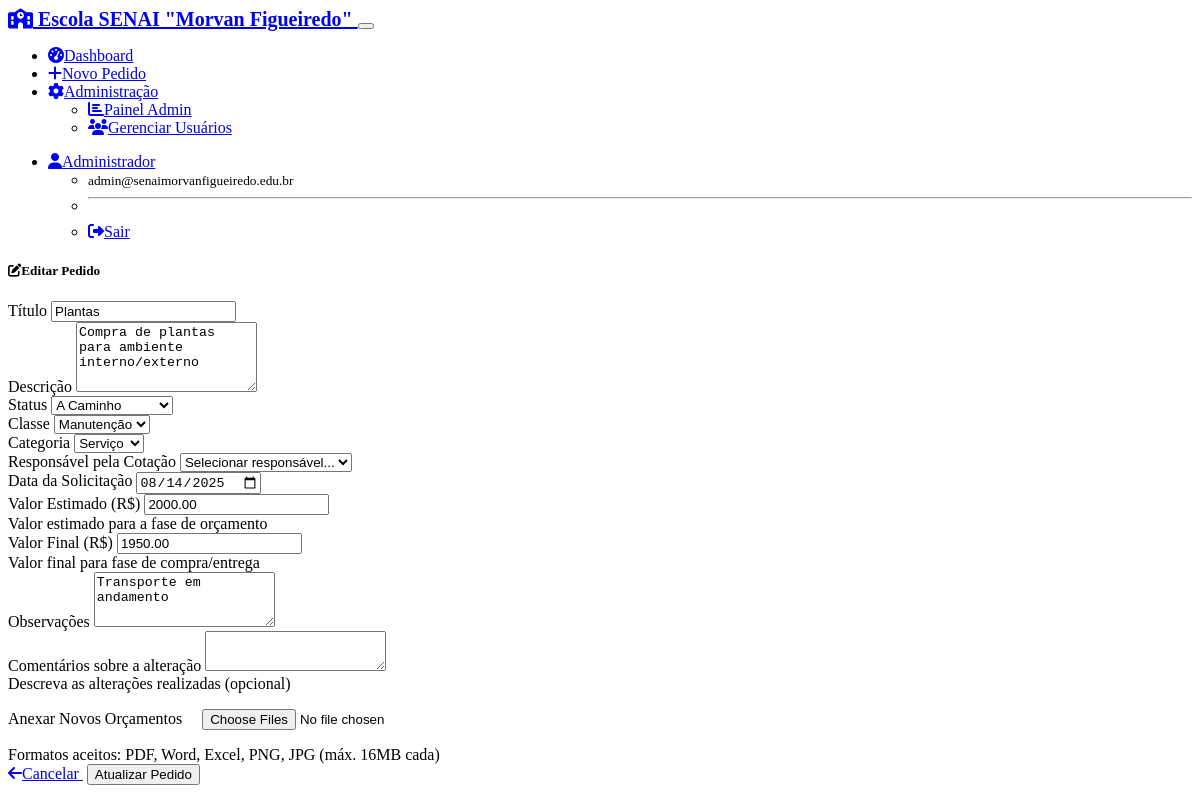
The page /request/12/edit (signed in) on the database its author committed.
### models.py (models this page shows, shortened)
class User(UserMixin, db.Model):
    id = db.Column(db.Integer, primary_key=True)
    username = db.Column(db.String(64), unique=True, nullable=False)
    email = db.Column(db.String(120), unique=True, nullable=False)
    full_name = db.Column(db.String(120), nullable=False)
    password_hash = db.Column(db.String(256))
    needs_password_reset = db.Column(db.Boolean, default=False, nullable=False)
    is_admin = db.Column(db.Boolean, default=False, nullable=False)
    active = db.Column(db.Boolean, default=True, nullable=False)
    created_at = db.Column(db.DateTime, default=datetime.utcnow)
    @property
    def is_active(self):
        return self.active
    acquisition_requests = db.relationship('AcquisitionRequest', foreign_keys='AcquisitionRequest.created_by_id', backref='creator', lazy='dynamic')
    assigned_requests = db.relationship('AcquisitionRequest', foreign_keys='AcquisitionRequest.responsible_id', backref='responsible', lazy='dynamic')
    status_changes = db.relationship('StatusChange', backref='changed_by_user', lazy='dynamic')

class AcquisitionRequest(db.Model):
    id = db.Column(db.Integer, primary_key=True)
    title = db.Column(db.String(200), nullable=False)
    description = db.Column(db.Text, nullable=False)
    status = db.Column(db.String(50), nullable=False, default='orcamento')
    observations = db.Column(db.Text)
    estimated_value = db.Column(db.Numeric(10, 2))  # Valor estimado para fase de orçamento
    final_value = db.Column(db.Numeric(10, 2))      # Valor final para fase de compra/entrega
    request_date = db.Column(db.Date, nullable=False, default=date.today)
    classe = db.Column(db.String(50), nullable=False, default='ensino')  # Ensino ou Manutenção
    categoria = db.Column(db.String(50), nullable=False, default='material')  # Serviço ou Material
    created_at = db.Column(db.DateTime, default=datetime.utcnow)
    updated_at = db.Column(db.DateTime, default=datetime.utcnow, onupdate=datetime.utcnow)
    created_by_id = db.Column(db.Integer, db.ForeignKey('user.id'), nullable=False)
    responsible_id = db.Column(db.Integer, db.ForeignKey('user.id'))
    attachments = db.relationship('Attachment', backref='request', lazy='dynamic', cascade='all, delete-orphan')
    status_changes = db.relationship('StatusChange', backref='request', lazy='dynamic', cascade='all, delete-orphan')
    STATUS_CHOICES = [
        ('orcamento', 'Orçamento'),
        ('fase_compra', 'Fase de Compra'),
        ('a_caminho', 'A Caminho'),
        ('finalizado', 'Finalizado')
    ]
    CLASSE_CHOICES = [
        ('ensino', 'Ensino'),
        ('manutencao', 'Manutenção')
    ]
    CATEGORIA_CHOICES = [
        ('material', 'Material'),
        ('servico', 'Serviço')
    ]

### routes.py (the view, shortened to what this page needs)
@app.route('/request/<int:id>/edit', methods=['GET', 'POST'])
@login_required
def edit_request(id):
    request_obj = AcquisitionRequest.query.get_or_404(id)
    if not current_user.is_admin and request_obj.created_by_id != current_user.id:
        flash('Você não tem permissão para editar este pedido.', 'danger')
        return redirect(url_for('view_request', id=id))
    form = EditRequestForm(obj=request_obj)
    if request_obj.responsible_id:
        form.responsible_id.data = request_obj.responsible_id
    return render_template('request_form.html', form=form, request_obj=request_obj, title='Editar Pedido')

### app.py (called while the page is built)
@login_manager.user_loader
def load_user(user_id):
    from models import User
    return User.query.get(int(user_id))

### templates/request_form.html (shortened to what this page needs)
{% extends "base.html" %}
{% block content %}
<div class="row justify-content-center">
    <div class="col-lg-8">
        <div class="card">
            <div class="card-header">
                <h5 class="mb-0">
                    <i class="fas fa-{{ 'edit' if request_obj else 'plus' }} me-2"></i>{{ title }}
                </h5>
            </div>
            <div class="card-body">
                <form method="POST" enctype="multipart/form-data">
                    <div class="row mb-3">
                        <div class="col-12">
                            {{ form.title.label(class="form-label") }}
                            {{ form.title(class="form-control" + (" is-invalid" if form.title.errors else "")) }}
                        </div>
                    </div>
                    <div class="row mb-3">
                        <div class="col-12">
                            {{ form.description.label(class="form-label") }}
                            {{ form.description(class="form-control", rows="4") }}
                        </div>
                    </div>
                    <div class="row mb-3">
                        <div class="col-md-4">
                            {% if form.status %}
                                {{ form.status.label(class="form-label") }}
                                {{ form.status(class="form-select") }}
                            {% endif %}
                        </div>
                        <div class="col-md-4">
                            {{ form.classe.label(class="form-label") }}
                            {{ form.classe(class="form-select") }}
                        </div>
                        <div class="col-md-4">
                            {{ form.categoria.label(class="form-label") }}
                            {{ form.categoria(class="form-select") }}
                        </div>
                    </div>
                    <div class="row mb-3">
                        <div class="col-md-6">
                            {{ form.responsible_id.label(class="form-label") }}
                            {{ form.responsible_id(class="form-select") }}
                        </div>
                        <div class="col-md-6">
                            {{ form.request_date.label(class="form-label") }}
                            {{ form.request_date(class="form-control") }}
                        </div>
                    </div>
                    <div class="row mb-3">
                        <div class="col-md-6">
                            {{ form.estimated_value.label(class="form-label") }}
                            {{ form.estimated_value(class="form-control", step="0.01", placeholder="0.00") }}
                            <div class="form-text">Valor estimado para a fase de orçamento</div>
                        </div>
                        <div class="col-md-6">
                            {{ form.final_value.label(class="form-label") }}
                            {{ form.final_value(class="form-control", step="0.01", placeholder="0.00") }}
                            <div class="form-text">Valor final para fase de compra/entrega</div>
                        </div>
                    </div>
                    <div class="row mb-3">
                        <div class="col-12">
                            {{ form.observations.label(class="form-label") }}
                            {{ form.observations(class="form-control", rows="3") }}
                        </div>
                    </div>
                    {% if form.change_comments %}
                    <div class="row mb-3">
                        <div class="col-12">
                            {{ form.change_comments.label(class="form-label") }}
                            {{ form.change_comments(class="form-control", rows="2") }}
                            <div class="form-text">Descreva as alterações realizadas (opcional)</div>
                        </div>
                    </div>
                    {% endif %}
                    <div class="row mb-4">
                        <div class="col-12">
                            {{ form.attachments.label(class="form-label") }}
                            {{ form.attachments(class="form-control", multiple=True) }}
                            <div class="form-text">
                                Formatos aceitos: PDF, Word, Excel, PNG, JPG (máx. 16MB cada)
                            </div>
                        </div>
                    </div>
                    <div class="d-flex justify-content-between">
                        <a href="{{ url_for('view_request', id=request_obj.id) if request_obj else url_for('dashboard') }}"
                           class="btn btn-secondary">
                            <i class="fas fa-arrow-left me-1"></i>Cancelar
                        </a>
                        {{ form.submit(class="btn btn-primary") }}
                    </div>
                </form>
            </div>
        </div>
    </div>
</div>
{% endblock %}

### templates/base.html (shortened to what this page needs)
<!DOCTYPE html>
<html lang="pt-BR" data-bs-theme="dark">
<head>
    <link href="https://cdn.replit.com/agent/bootstrap-agent-dark-theme.min.css" rel="stylesheet">
    <link rel="stylesheet" href="https://cdnjs.cloudflare.com/ajax/libs/font-awesome/6.4.0/css/all.min.css">
    <link rel="stylesheet" href="{{ url_for('static', filename='style.css') }}">
</head>
<body>
    {% if current_user.is_authenticated %}
    <nav class="navbar navbar-expand-lg navbar-dark bg-primary">
        <div class="container">
            <a class="navbar-brand" href="{{ url_for('dashboard') }}">
                <i class="fas fa-school me-2"></i>
Escola SENAI "Morvan Figueiredo"
            </a>
            <button class="navbar-toggler" type="button" data-bs-toggle="collapse" data-bs-target="#navbarNav">
            </button>
            <div class="collapse navbar-collapse" id="navbarNav">
                <ul class="navbar-nav me-auto">
                    <li class="nav-item">
                        <a class="nav-link" href="{{ url_for('dashboard') }}">
                            <i class="fas fa-tachometer-alt me-1"></i>Dashboard
                        </a>
                    </li>
                    <li class="nav-item">
                        <a class="nav-link" href="{{ url_for('new_request') }}">
                            <i class="fas fa-plus me-1"></i>Novo Pedido
                        </a>
                    </li>
                    {% if current_user.is_admin %}
                    <li class="nav-item dropdown">
                        <a class="nav-link dropdown-toggle" href="#" role="button" data-bs-toggle="dropdown">
                            <i class="fas fa-cog me-1"></i>Administração
                        </a>
                        <ul class="dropdown-menu">
                            <li><a class="dropdown-item" href="{{ url_for('admin_panel') }}">
                                <i class="fas fa-chart-bar me-1"></i>Painel Admin
                            </a></li>
                            <li><a class="dropdown-item" href="{{ url_for('user_management') }}">
                                <i class="fas fa-users me-1"></i>Gerenciar Usuários
                            </a></li>
                        </ul>
                    </li>
                    {% endif %}
                </ul>
                <ul class="navbar-nav">
                    <li class="nav-item dropdown">
                        <a class="nav-link dropdown-toggle" href="#" role="button" data-bs-toggle="dropdown">
                            <i class="fas fa-user me-1"></i>{{ current_user.full_name }}
                        </a>
                        <ul class="dropdown-menu">
                            <li><span class="dropdown-item-text">
                                <small class="text-muted">{{ current_user.email }}</small>
                            </span></li>
                            <li><hr class="dropdown-divider"></li>
                            <li><a class="dropdown-item" href="{{ url_for('logout') }}">
                                <i class="fas fa-sign-out-alt me-1"></i>Sair
                            </a></li>
                        </ul>
                    </li>
                </ul>
            </div>
        </div>
    </nav>
    {% endif %}
    <main class="container my-4">
        {% if error_message %}
            <div class="text-center">
                <h1 class="display-1">😔</h1>
                <h2>{{ error_message }}</h2>
                <a href="{{ url_for('dashboard') }}" class="btn btn-primary">
                    <i class="fas fa-home me-1"></i>Voltar ao Dashboard
                </a>
            </div>
        {% else %}
            {% block content %}{% endblock %}
        {% endif %}
    </main>
</body>
</html>

### static/style.css (style rules this page uses)
.form-control[type="file"] { border: 2px dashed var(--bs-border-color); border-radius: var(--bs-border-radius); padding: 1rem; background-color: var(--bs-body-bg); transition: border-color 0.15s ease-in-out, background-color 0.15s ease-in-out; }
.card { transition: box-shadow 0.15s ease-in-out; }
.navbar-brand { font-weight: 600; font-size: 1.25rem; }
.btn + .btn { margin-left: 0.25rem; }
.fade-in { animation: fadeIn 0.3s ease-in; }

### rows shown on the page
User: full_name "Administrador", email "admin@senaimorvanfigueiredo.edu.br"
AcquisitionRequest: title "Plantas", description "Compra de plantas para ambiente interno/externo", status "A Caminho", classe "Manutenção", categoria "Serviço", responsible_id "Selecionar responsável...", request_date "08/14/2025", estimated_value "2000.00", final_value "1950.00", observations "Transporte em andamento"

### other values the page prints
{{ title }} "Editar Pedido"
